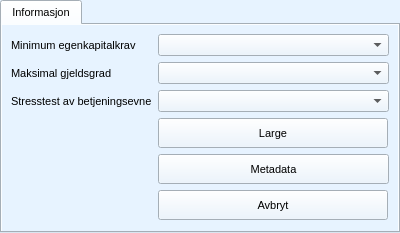
        <widget class="QTabWidget" name="tab_widget_settings">
         <property name="sizePolicy">
          <sizepolicy hsizetype="Fixed" vsizetype="Fixed">
           <horstretch>0</horstretch>
           <verstretch>0</verstretch>
          </sizepolicy>
         </property>
         <property name="minimumSize">
          <size>
           <width>400</width>
           <height>0</height>
          </size>
         </property>
         <property name="maximumSize">
          <size>
           <width>16777215</width>
           <height>16777215</height>
          </size>
         </property>
         <property name="palette">
          <palette>
           <active>
            <colorrole role="WindowText">
             <brush brushstyle="SolidPattern">
              <color alpha="255">
               <red>0</red>
               <green>0</green>
               <blue>0</blue>
              </color>
             </brush>
            </colorrole>
            <colorrole role="Button">
             <brush brushstyle="SolidPattern">
              <color alpha="255">
               <red>231</red>
               <green>243</green>
               <blue>255</blue>
              </color>
             </brush>
            </colorrole>
            <colorrole role="Light">
             <brush brushstyle="SolidPattern">
              <color alpha="255">
               <red>255</red>
               <green>255</green>
               <blue>255</blue>
              </color>
             </brush>
            </colorrole>
            <colorrole role="Midlight">
             <brush brushstyle="SolidPattern">
              <color alpha="255">
               <red>243</red>
               <green>249</green>
               <blue>255</blue>
              </color>
             </brush>
            </colorrole>
            <colorrole role="Dark">
             <brush brushstyle="SolidPattern">
              <color alpha="255">
               <red>115</red>
               <green>121</green>
               <blue>127</blue>
              </color>
             </brush>
            </colorrole>
            <colorrole role="Mid">
             <brush brushstyle="SolidPattern">
              <color alpha="255">
               <red>154</red>
               <green>162</green>
               <blue>170</blue>
              </color>
             </brush>
            </colorrole>
            <colorrole role="Text">
             <brush brushstyle="SolidPattern">
              <color alpha="255">
               <red>0</red>
               <green>0</green>
               <blue>0</blue>
              </color>
             </brush>
            </colorrole>
            <colorrole role="BrightText">
             <brush brushstyle="SolidPattern">
              <color alpha="255">
               <red>255</red>
               <green>255</green>
               <blue>255</blue>
              </color>
             </brush>
            </colorrole>
            <colorrole role="ButtonText">
             <brush brushstyle="SolidPattern">
              <color alpha="255">
               <red>0</red>
               <green>0</green>
               <blue>0</blue>
              </color>
             </brush>
            </colorrole>
            <colorrole role="Base">
             <brush brushstyle="SolidPattern">
              <color alpha="255">
               <red>255</red>
               <green>255</green>
               <blue>255</blue>
              </color>
             </brush>
            </colorrole>
            <colorrole role="Window">
             <brush brushstyle="SolidPattern">
              <color alpha="255">
               <red>231</red>
               <green>243</green>
               <blue>255</blue>
              </color>
             </brush>
            </colorrole>
            <colorrole role="Shadow">
             <brush brushstyle="SolidPattern">
              <color alpha="255">
               <red>0</red>
               <green>0</green>
               <blue>0</blue>
              </color>
             </brush>
            </colorrole>
            <colorrole role="AlternateBase">
             <brush brushstyle="SolidPattern">
              <color alpha="255">
               <red>243</red>
               <green>249</green>
               <blue>255</blue>
              </color>
             </brush>
            </colorrole>
            <colorrole role="ToolTipBase">
             <brush brushstyle="SolidPattern">
              <color alpha="255">
               <red>255</red>
               <green>255</green>
               <blue>220</blue>
              </color>
             </brush>
            </colorrole>
            <colorrole role="ToolTipText">
             <brush brushstyle="SolidPattern">
              <color alpha="255">
               <red>0</red>
               <green>0</green>
               <blue>0</blue>
              </color>
             </brush>
            </colorrole>
           </active>
           <inactive>
            <colorrole role="WindowText">
             <brush brushstyle="SolidPattern">
              <color alpha="255">
               <red>0</red>
               <green>0</green>
               <blue>0</blue>
              </color>
             </brush>
            </colorrole>
            <colorrole role="Button">
             <brush brushstyle="SolidPattern">
              <color alpha="255">
               <red>231</red>
               <green>243</green>
               <blue>255</blue>
              </color>
             </brush>
            </colorrole>
            <colorrole role="Light">
             <brush brushstyle="SolidPattern">
              <color alpha="255">
               <red>255</red>
               <green>255</green>
               <blue>255</blue>
              </color>
             </brush>
            </colorrole>
            <colorrole role="Midlight">
             <brush brushstyle="SolidPattern">
              <color alpha="255">
               <red>243</red>
               <green>249</green>
               <blue>255</blue>
              </color>
             </brush>
            </colorrole>
            <colorrole role="Dark">
             <brush brushstyle="SolidPattern">
              <color alpha="255">
               <red>115</red>
               <green>121</green>
               <blue>127</blue>
              </color>
             </brush>
            </colorrole>
            <colorrole role="Mid">
             <brush brushstyle="SolidPattern">
              <color alpha="255">
               <red>154</red>
               <green>162</green>
               <blue>170</blue>
              </color>
             </brush>
            </colorrole>
            <colorrole role="Text">
             <brush brushstyle="SolidPattern">
              <color alpha="255">
               <red>0</red>
               <green>0</green>
               <blue>0</blue>
              </color>
             </brush>
            </colorrole>
            <colorrole role="BrightText">
             <brush brushstyle="SolidPattern">
              <color alpha="255">
               <red>255</red>
               <green>255</green>
               <blue>255</blue>
              </color>
             </brush>
            </colorrole>
            <colorrole role="ButtonText">
             <brush brushstyle="SolidPattern">
              <color alpha="255">
               <red>0</red>
               <green>0</green>
               <blue>0</blue>
              </color>
             </brush>
            </colorrole>
            <colorrole role="Base">
             <brush brushstyle="SolidPattern">
              <color alpha="255">
               <red>255</red>
               <green>255</green>
               <blue>255</blue>
              </color>
             </brush>
            </colorrole>
            <colorrole role="Window">
             <brush brushstyle="SolidPattern">
              <color alpha="255">
               <red>231</red>
               <green>243</green>
               <blue>255</blue>
              </color>
             </brush>
            </colorrole>
            <colorrole role="Shadow">
             <brush brushstyle="SolidPattern">
              <color alpha="255">
               <red>0</red>
               <green>0</green>
               <blue>0</blue>
              </color>
             </brush>
            </colorrole>
            <colorrole role="AlternateBase">
             <brush brushstyle="SolidPattern">
              <color alpha="255">
               <red>243</red>
               <green>249</green>
               <blue>255</blue>
              </color>
             </brush>
            </colorrole>
            <colorrole role="ToolTipBase">
             <brush brushstyle="SolidPattern">
              <color alpha="255">
               <red>255</red>
               <green>255</green>
               <blue>220</blue>
              </color>
             </brush>
            </colorrole>
            <colorrole role="ToolTipText">
             <brush brushstyle="SolidPattern">
              <color alpha="255">
               <red>0</red>
               <green>0</green>
               <blue>0</blue>
              </color>
             </brush>
            </colorrole>
           </inactive>
           <disabled>
            <colorrole role="WindowText">
             <brush brushstyle="SolidPattern">
              <color alpha="255">
               <red>115</red>
               <green>121</green>
               <blue>127</blue>
              </color>
             </brush>
            </colorrole>
            <colorrole role="Button">
             <brush brushstyle="SolidPattern">
              <color alpha="255">
               <red>231</red>
               <green>243</green>
               <blue>255</blue>
              </color>
             </brush>
            </colorrole>
            <colorrole role="Light">
             <brush brushstyle="SolidPattern">
              <color alpha="255">
               <red>255</red>
               <green>255</green>
               <blue>255</blue>
              </color>
             </brush>
            </colorrole>
            <colorrole role="Midlight">
             <brush brushstyle="SolidPattern">
              <color alpha="255">
               <red>243</red>
               <green>249</green>
               <blue>255</blue>
              </color>
             </brush>
            </colorrole>
            <colorrole role="Dark">
             <brush brushstyle="SolidPattern">
              <color alpha="255">
               <red>115</red>
               <green>121</green>
               <blue>127</blue>
              </color>
             </brush>
            </colorrole>
            <colorrole role="Mid">
             <brush brushstyle="SolidPattern">
              <color alpha="255">
               <red>154</red>
               <green>162</green>
               <blue>170</blue>
              </color>
             </brush>
            </colorrole>
            <colorrole role="Text">
             <brush brushstyle="SolidPattern">
              <color alpha="255">
               <red>115</red>
               <green>121</green>
               <blue>127</blue>
              </color>
             </brush>
            </colorrole>
            <colorrole role="BrightText">
             <brush brushstyle="SolidPattern">
              <color alpha="255">
               <red>255</red>
               <green>255</green>
               <blue>255</blue>
              </color>
             </brush>
            </colorrole>
            <colorrole role="ButtonText">
             <brush brushstyle="SolidPattern">
              <color alpha="255">
               <red>115</red>
               <green>121</green>
               <blue>127</blue>
              </color>
             </brush>
            </colorrole>
            <colorrole role="Base">
             <brush brushstyle="SolidPattern">
              <color alpha="255">
               <red>231</red>
               <green>243</green>
               <blue>255</blue>
              </color>
             </brush>
            </colorrole>
            <colorrole role="Window">
             <brush brushstyle="SolidPattern">
              <color alpha="255">
               <red>231</red>
               <green>243</green>
               <blue>255</blue>
              </color>
             </brush>
            </colorrole>
            <colorrole role="Shadow">
             <brush brushstyle="SolidPattern">
              <color alpha="255">
               <red>0</red>
               <green>0</green>
               <blue>0</blue>
              </color>
             </brush>
            </colorrole>
            <colorrole role="AlternateBase">
             <brush brushstyle="SolidPattern">
              <color alpha="255">
               <red>231</red>
               <green>243</green>
               <blue>255</blue>
              </color>
             </brush>
            </colorrole>
            <colorrole role="ToolTipBase">
             <brush brushstyle="SolidPattern">
              <color alpha="255">
               <red>255</red>
               <green>255</green>
               <blue>220</blue>
              </color>
             </brush>
            </colorrole>
            <colorrole role="ToolTipText">
             <brush brushstyle="SolidPattern">
              <color alpha="255">
               <red>0</red>
               <green>0</green>
               <blue>0</blue>
              </color>
             </brush>
            </colorrole>
           </disabled>
          </palette>
         </property>
         <property name="font">
          <font>
           <family>Segoe UI</family>
           <pointsize>8</pointsize>
          </font>
         </property>
         <property name="autoFillBackground">
          <bool>false</bool>
         </property>
         <property name="currentIndex">
          <number>0</number>
         </property>
         <property name="documentMode">
          <bool>false</bool>
         </property>
         <widget class="QWidget" name="tab_settings">
          <property name="sizePolicy">
           <sizepolicy hsizetype="Fixed" vsizetype="Fixed">
            <horstretch>0</horstretch>
            <verstretch>0</verstretch>
           </sizepolicy>
          </property>
          <property name="palette">
           <palette>
            <active>
             <colorrole role="WindowText">
              <brush brushstyle="SolidPattern">
               <color alpha="255">
                <red>0</red>
                <green>0</green>
                <blue>0</blue>
               </color>
              </brush>
             </colorrole>
             <colorrole role="Button">
              <brush brushstyle="SolidPattern">
               <color alpha="255">
                <red>231</red>
                <green>243</green>
                <blue>255</blue>
               </color>
              </brush>
             </colorrole>
             <colorrole role="Light">
              <brush brushstyle="SolidPattern">
               <color alpha="255">
                <red>255</red>
                <green>255</green>
                <blue>255</blue>
               </color>
              </brush>
             </colorrole>
             <colorrole role="Midlight">
              <brush brushstyle="SolidPattern">
               <color alpha="255">
                <red>243</red>
                <green>249</green>
                <blue>255</blue>
               </color>
              </brush>
             </colorrole>
             <colorrole role="Dark">
              <brush brushstyle="SolidPattern">
               <color alpha="255">
                <red>115</red>
                <green>121</green>
                <blue>127</blue>
               </color>
              </brush>
             </colorrole>
             <colorrole role="Mid">
              <brush brushstyle="SolidPattern">
               <color alpha="255">
                <red>154</red>
                <green>162</green>
                <blue>170</blue>
               </color>
              </brush>
             </colorrole>
             <colorrole role="Text">
              <brush brushstyle="SolidPattern">
               <color alpha="255">
                <red>0</red>
                <green>0</green>
                <blue>0</blue>
               </color>
              </brush>
             </colorrole>
             <colorrole role="BrightText">
              <brush brushstyle="SolidPattern">
               <color alpha="255">
                <red>255</red>
                <green>255</green>
                <blue>255</blue>
               </color>
              </brush>
             </colorrole>
             <colorrole role="ButtonText">
              <brush brushstyle="SolidPattern">
               <color alpha="255">
                <red>0</red>
                <green>0</green>
                <blue>0</blue>
               </color>
              </brush>
             </colorrole>
             <colorrole role="Base">
              <brush brushstyle="SolidPattern">
               <color alpha="255">
                <red>255</red>
                <green>255</green>
                <blue>255</blue>
               </color>
              </brush>
             </colorrole>
             <colorrole role="Window">
              <brush brushstyle="SolidPattern">
               <color alpha="255">
                <red>231</red>
                <green>243</green>
                <blue>255</blue>
               </color>
              </brush>
             </colorrole>
             <colorrole role="Shadow">
              <brush brushstyle="SolidPattern">
               <color alpha="255">
                <red>0</red>
                <green>0</green>
                <blue>0</blue>
               </color>
              </brush>
             </colorrole>
             <colorrole role="AlternateBase">
              <brush brushstyle="SolidPattern">
               <color alpha="255">
                <red>243</red>
                <green>249</green>
                <blue>255</blue>
               </color>
              </brush>
             </colorrole>
             <colorrole role="ToolTipBase">
              <brush brushstyle="SolidPattern">
               <color alpha="255">
                <red>255</red>
                <green>255</green>
                <blue>220</blue>
               </color>
              </brush>
             </colorrole>
             <colorrole role="ToolTipText">
              <brush brushstyle="SolidPattern">
               <color alpha="255">
                <red>0</red>
                <green>0</green>
                <blue>0</blue>
               </color>
              </brush>
             </colorrole>
            </active>
            <inactive>
             <colorrole role="WindowText">
              <brush brushstyle="SolidPattern">
               <color alpha="255">
                <red>0</red>
                <green>0</green>
                <blue>0</blue>
               </color>
              </brush>
             </colorrole>
             <colorrole role="Button">
              <brush brushstyle="SolidPattern">
               <color alpha="255">
                <red>231</red>
                <green>243</green>
                <blue>255</blue>
               </color>
              </brush>
             </colorrole>
             <colorrole role="Light">
              <brush brushstyle="SolidPattern">
               <color alpha="255">
                <red>255</red>
                <green>255</green>
                <blue>255</blue>
               </color>
              </brush>
             </colorrole>
             <colorrole role="Midlight">
              <brush brushstyle="SolidPattern">
               <color alpha="255">
                <red>243</red>
                <green>249</green>
                <blue>255</blue>
               </color>
              </brush>
             </colorrole>
             <colorrole role="Dark">
              <brush brushstyle="SolidPattern">
               <color alpha="255">
                <red>115</red>
                <green>121</green>
                <blue>127</blue>
               </color>
              </brush>
             </colorrole>
             <colorrole role="Mid">
              <brush brushstyle="SolidPattern">
               <color alpha="255">
                <red>154</red>
                <green>162</green>
                <blue>170</blue>
               </color>
              </brush>
             </colorrole>
             <colorrole role="Text">
              <brush brushstyle="SolidPattern">
               <color alpha="255">
                <red>0</red>
                <green>0</green>
                <blue>0</blue>
               </color>
              </brush>
             </colorrole>
             <colorrole role="BrightText">
              <brush brushstyle="SolidPattern">
               <color alpha="255">
                <red>255</red>
                <green>255</green>
                <blue>255</blue>
               </color>
              </brush>
             </colorrole>
             <colorrole role="ButtonText">
              <brush brushstyle="SolidPattern">
               <color alpha="255">
                <red>0</red>
                <green>0</green>
                <blue>0</blue>
               </color>
              </brush>
             </colorrole>
             <colorrole role="Base">
              <brush brushstyle="SolidPattern">
               <color alpha="255">
                <red>255</red>
                <green>255</green>
                <blue>255</blue>
               </color>
              </brush>
             </colorrole>
             <colorrole role="Window">
              <brush brushstyle="SolidPattern">
               <color alpha="255">
                <red>231</red>
                <green>243</green>
                <blue>255</blue>
               </color>
              </brush>
             </colorrole>
             <colorrole role="Shadow">
              <brush brushstyle="SolidPattern">
               <color alpha="255">
                <red>0</red>
                <green>0</green>
                <blue>0</blue>
               </color>
              </brush>
             </colorrole>
             <colorrole role="AlternateBase">
              <brush brushstyle="SolidPattern">
               <color alpha="255">
                <red>243</red>
                <green>249</green>
                <blue>255</blue>
               </color>
              </brush>
             </colorrole>
             <colorrole role="ToolTipBase">
              <brush brushstyle="SolidPattern">
               <color alpha="255">
                <red>255</red>
                <green>255</green>
                <blue>220</blue>
               </color>
              </brush>
             </colorrole>
             <colorrole role="ToolTipText">
              <brush brushstyle="SolidPattern">
               <color alpha="255">
                <red>0</red>
                <green>0</green>
                <blue>0</blue>
               </color>
              </brush>
             </colorrole>
            </inactive>
            <disabled>
             <colorrole role="WindowText">
              <brush brushstyle="SolidPattern">
               <color alpha="255">
                <red>115</red>
                <green>121</green>
                <blue>127</blue>
               </color>
              </brush>
             </colorrole>
             <colorrole role="Button">
              <brush brushstyle="SolidPattern">
               <color alpha="255">
                <red>231</red>
                <green>243</green>
                <blue>255</blue>
               </color>
              </brush>
             </colorrole>
             <colorrole role="Light">
              <brush brushstyle="SolidPattern">
               <color alpha="255">
                <red>255</red>
                <green>255</green>
                <blue>255</blue>
               </color>
              </brush>
             </colorrole>
             <colorrole role="Midlight">
              <brush brushstyle="SolidPattern">
               <color alpha="255">
                <red>243</red>
                <green>249</green>
                <blue>255</blue>
               </color>
              </brush>
             </colorrole>
             <colorrole role="Dark">
              <brush brushstyle="SolidPattern">
               <color alpha="255">
                <red>115</red>
                <green>121</green>
                <blue>127</blue>
               </color>
              </brush>
             </colorrole>
             <colorrole role="Mid">
              <brush brushstyle="SolidPattern">
               <color alpha="255">
                <red>154</red>
                <green>162</green>
                <blue>170</blue>
               </color>
              </brush>
             </colorrole>
             <colorrole role="Text">
              <brush brushstyle="SolidPattern">
               <color alpha="255">
                <red>115</red>
                <green>121</green>
                <blue>127</blue>
               </color>
              </brush>
             </colorrole>
             <colorrole role="BrightText">
              <brush brushstyle="SolidPattern">
               <color alpha="255">
                <red>255</red>
                <green>255</green>
                <blue>255</blue>
               </color>
              </brush>
             </colorrole>
             <colorrole role="ButtonText">
              <brush brushstyle="SolidPattern">
               <color alpha="255">
                <red>115</red>
                <green>121</green>
                <blue>127</blue>
               </color>
              </brush>
             </colorrole>
             <colorrole role="Base">
              <brush brushstyle="SolidPattern">
               <color alpha="255">
                <red>231</red>
                <green>243</green>
                <blue>255</blue>
               </color>
              </brush>
             </colorrole>
             <colorrole role="Window">
              <brush brushstyle="SolidPattern">
               <color alpha="255">
                <red>231</red>
                <green>243</green>
                <blue>255</blue>
               </color>
              </brush>
             </colorrole>
             <colorrole role="Shadow">
              <brush brushstyle="SolidPattern">
               <color alpha="255">
                <red>0</red>
                <green>0</green>
                <blue>0</blue>
               </color>
              </brush>
             </colorrole>
             <colorrole role="AlternateBase">
              <brush brushstyle="SolidPattern">
               <color alpha="255">
                <red>231</red>
                <green>243</green>
                <blue>255</blue>
               </color>
              </brush>
             </colorrole>
             <colorrole role="ToolTipBase">
              <brush brushstyle="SolidPattern">
               <color alpha="255">
                <red>255</red>
                <green>255</green>
                <blue>220</blue>
               </color>
              </brush>
             </colorrole>
             <colorrole role="ToolTipText">
              <brush brushstyle="SolidPattern">
               <color alpha="255">
                <red>0</red>
                <green>0</green>
                <blue>0</blue>
               </color>
              </brush>
             </colorrole>
            </disabled>
           </palette>
          </property>
          <property name="autoFillBackground">
           <bool>true</bool>
          </property>
          <attribute name="title">
           <string>Informasjon</string>
          </attribute>
          <layout class="QGridLayout" name="gridLayout_2">
           <item row="4" column="1" colspan="2">
            <widget class="QPushButton" name="push_button_lagre">
             <property name="sizePolicy">
              <sizepolicy hsizetype="Fixed" vsizetype="Fixed">
               <horstretch>0</horstretch>
               <verstretch>0</verstretch>
              </sizepolicy>
             </property>
             <property name="minimumSize">
              <size>
               <width>230</width>
               <height>30</height>
              </size>
             </property>
             <property name="font">
              <font>
               <family>Segoe UI</family>
               <pointsize>8</pointsize>
              </font>
             </property>
             <property name="focusPolicy">
              <enum>Qt::StrongFocus</enum>
             </property>
             <property name="text">
              <string>Large</string>
             </property>
             <property name="icon">
              <iconset resource="../../images/img.qrc">
               <normaloff>:/img/save.svg</normaloff>:/img/save.svg</iconset>
             </property>
            </widget>
           </item>
           <item row="0" column="0">
            <widget class="QLabel" name="label_maks_egenkapital">
             <property name="sizePolicy">
              <sizepolicy hsizetype="Fixed" vsizetype="Preferred">
               <horstretch>0</horstretch>
               <verstretch>0</verstretch>
              </sizepolicy>
             </property>
             <property name="minimumSize">
              <size>
               <width>120</width>
               <height>0</height>
              </size>
             </property>
             <property name="font">
              <font>
               <family>Segoe UI</family>
               <pointsize>8</pointsize>
              </font>
             </property>
             <property name="text">
              <string>Minimum egenkapitalkrav</string>
             </property>
            </widget>
           </item>
           <item row="6" column="1" colspan="2">
            <widget class="QPushButton" name="push_button_avbryt">
             <property name="sizePolicy">
              <sizepolicy hsizetype="Fixed" vsizetype="Fixed">
               <horstretch>0</horstretch>
               <verstretch>0</verstretch>
              </sizepolicy>
             </property>
             <property name="minimumSize">
              <size>
               <width>230</width>
               <height>30</height>
              </size>
             </property>
             <property name="focusPolicy">
              <enum>Qt::StrongFocus</enum>
             </property>
             <property name="text">
              <string>Avbryt</string>
             </property>
             <property name="icon">
              <iconset resource="../../images/img.qrc">
               <normaloff>:/img/cancel.svg</normaloff>:/img/cancel.svg</iconset>
             </property>
            </widget>
           </item>
           <item row="2" column="0">
            <widget class="QLabel" name="label_maks_gjeldsgrad">
             <property name="sizePolicy">
              <sizepolicy hsizetype="Fixed" vsizetype="Preferred">
               <horstretch>0</horstretch>
               <verstretch>0</verstretch>
              </sizepolicy>
             </property>
             <property name="minimumSize">
              <size>
               <width>120</width>
               <height>0</height>
              </size>
             </property>
             <property name="font">
              <font>
               <family>Segoe UI</family>
               <pointsize>8</pointsize>
              </font>
             </property>
             <property name="text">
              <string>Maksimal gjeldsgrad</string>
             </property>
            </widget>
           </item>
           <item row="2" column="1" colspan="2">
            <widget class="QComboBox" name="combo_box_gjeldsgrad"/>
           </item>
           <item row="3" column="0">
            <widget class="QLabel" name="label_maks_stresstest">
             <property name="text">
              <string>Stresstest av betjeningsevne</string>
             </property>
            </widget>
           </item>
           <item row="3" column="1" colspan="2">
            <widget class="QComboBox" name="combo_box_stresstest"/>
           </item>
           <item row="0" column="1" colspan="2">
            <widget class="QComboBox" name="combo_box_egenkapital_krav"/>
           </item>
           <item row="5" column="1" colspan="2">
            <widget class="QPushButton" name="push_button_metadata">
             <property name="minimumSize">
              <size>
               <width>0</width>
               <height>30</height>
              </size>
             </property>
             <property name="text">
              <string>Metadata</string>
             </property>
             <property name="icon">
              <iconset resource="../../images/img.qrc">
               <normaloff>:/img/meta.svg</normaloff>:/img/meta.svg</iconset>
             </property>
            </widget>
           </item>
          </layout>
         </widget>
        </widget>
